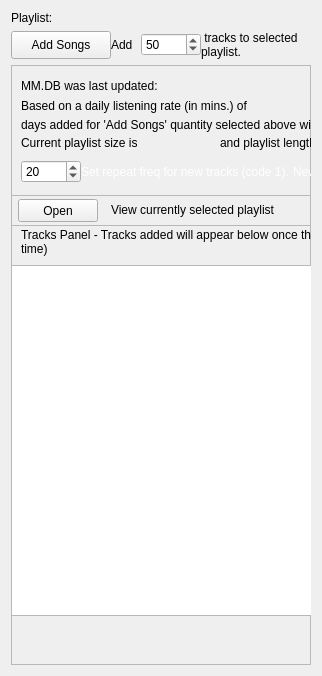
      <widget class="QWidget" name="playlistTab">
       <property name="enabled">
        <bool>true</bool>
       </property>
       <property name="focusPolicy">
        <enum>Qt::TabFocus</enum>
       </property>
       <attribute name="title">
        <string>&amp;Playlist</string>
       </attribute>
       <layout class="QVBoxLayout" name="verticalLayout_2">
        <property name="sizeConstraint">
         <enum>QLayout::SetDefaultConstraint</enum>
        </property>
        <item>
         <layout class="QHBoxLayout" name="selectplaylistLayout">
          <property name="spacing">
           <number>0</number>
          </property>
          <property name="sizeConstraint">
           <enum>QLayout::SetMinAndMaxSize</enum>
          </property>
          <property name="leftMargin">
           <number>0</number>
          </property>
          <item>
           <widget class="QLabel" name="setgetplaylistLabel">
            <property name="font">
             <font>
              <pointsize>9</pointsize>
              <weight>50</weight>
              <bold>false</bold>
             </font>
            </property>
            <property name="focusPolicy">
             <enum>Qt::StrongFocus</enum>
            </property>
            <property name="text">
             <string>Playlist:</string>
            </property>
           </widget>
          </item>
         </layout>
        </item>
        <item>
         <layout class="QHBoxLayout" name="addsongshorizontalLayout">
          <property name="spacing">
           <number>0</number>
          </property>
          <property name="sizeConstraint">
           <enum>QLayout::SetNoConstraint</enum>
          </property>
          <item>
           <widget class="QPushButton" name="addsongsButton">
            <property name="maximumSize">
             <size>
              <width>100</width>
              <height>50</height>
             </size>
            </property>
            <property name="text">
             <string>Add Songs</string>
            </property>
           </widget>
          </item>
          <item>
           <widget class="QLabel" name="label_2">
            <property name="maximumSize">
             <size>
              <width>30</width>
              <height>16777215</height>
             </size>
            </property>
            <property name="text">
             <string>Add</string>
            </property>
           </widget>
          </item>
          <item>
           <widget class="QSpinBox" name="addtrksspinBox">
            <property name="maximumSize">
             <size>
              <width>60</width>
              <height>16777215</height>
             </size>
            </property>
            <property name="readOnly">
             <bool>false</bool>
            </property>
            <property name="maximum">
             <number>100</number>
            </property>
            <property name="singleStep">
             <number>10</number>
            </property>
            <property name="stepType">
             <enum>QAbstractSpinBox::DefaultStepType</enum>
            </property>
            <property name="value">
             <number>50</number>
            </property>
           </widget>
          </item>
          <item>
           <widget class="QLabel" name="addsongsLabel">
            <property name="sizePolicy">
             <sizepolicy hsizetype="Preferred" vsizetype="Preferred">
              <horstretch>0</horstretch>
              <verstretch>0</verstretch>
             </sizepolicy>
            </property>
            <property name="maximumSize">
             <size>
              <width>298</width>
              <height>16777215</height>
             </size>
            </property>
            <property name="text">
             <string> tracks to selected playlist. </string>
            </property>
            <property name="wordWrap">
             <bool>true</bool>
            </property>
           </widget>
          </item>
         </layout>
        </item>
        <item alignment="Qt::AlignTop">
         <widget class="QFrame" name="dbUpdateStatus">
          <property name="minimumSize">
           <size>
            <width>300</width>
            <height>600</height>
           </size>
          </property>
          <property name="maximumSize">
           <size>
            <width>16777215</width>
            <height>16777215</height>
           </size>
          </property>
          <property name="frameShape">
           <enum>QFrame::StyledPanel</enum>
          </property>
          <property name="frameShadow">
           <enum>QFrame::Raised</enum>
          </property>
          <property name="lineWidth">
           <number>0</number>
          </property>
          <widget class="QLabel" name="updatestatusLabel">
           <property name="geometry">
            <rect>
             <x>10</x>
             <y>10</y>
             <width>321</width>
             <height>21</height>
            </rect>
           </property>
           <property name="toolTip">
            <string>If the library date is equal to or newer than the MM.DB date, the library is not refreshed. ArchSimian automatically detects a new MM.DB backup and will automatically refresh the library.</string>
           </property>
           <property name="text">
            <string>MM.DB was last updated: </string>
           </property>
           <property name="wordWrap">
            <bool>true</bool>
           </property>
          </widget>
          <widget class="QLabel" name="daystoaddLabel">
           <property name="geometry">
            <rect>
             <x>10</x>
             <y>30</y>
             <width>471</width>
             <height>21</height>
            </rect>
           </property>
           <property name="toolTip">
            <string>ArchSimian determines your listening rate based on your MediaMonkey play history, then calculates the number of days that will be added based on the number of tracks selected from the 'Add Songs' quantity above.</string>
           </property>
           <property name="lineWidth">
            <number>0</number>
           </property>
           <property name="text">
            <string>Based on a daily listening rate (in mins.) of </string>
           </property>
           <property name="wordWrap">
            <bool>true</bool>
           </property>
          </widget>
          <widget class="QLabel" name="daystracksLabel">
           <property name="geometry">
            <rect>
             <x>10</x>
             <y>50</y>
             <width>471</width>
             <height>20</height>
            </rect>
           </property>
           <property name="maximumSize">
            <size>
             <width>167777</width>
             <height>16777215</height>
            </size>
           </property>
           <property name="text">
            <string>days added for 'Add Songs' quantity selected above will be:</string>
           </property>
          </widget>
          <widget class="QLabel" name="currentplsizeLabel">
           <property name="geometry">
            <rect>
             <x>10</x>
             <y>70</y>
             <width>194</width>
             <height>16</height>
            </rect>
           </property>
           <property name="text">
            <string>Current playlist size is</string>
           </property>
          </widget>
          <widget class="QLabel" name="playlistdaysLabel">
           <property name="geometry">
            <rect>
             <x>209</x>
             <y>70</y>
             <width>251</width>
             <height>16</height>
            </rect>
           </property>
           <property name="text">
            <string>and playlist length in listening days is</string>
           </property>
          </widget>
          <widget class="QWidget" name="layoutWidget1">
           <property name="geometry">
            <rect>
             <x>10</x>
             <y>90</y>
             <width>474</width>
             <height>34</height>
            </rect>
           </property>
           <layout class="QHBoxLayout" name="newtrackshorizontalLayout">
            <property name="spacing">
             <number>0</number>
            </property>
            <item>
             <widget class="QSpinBox" name="repeatFreq1SpinBox">
              <property name="maximumSize">
               <size>
                <width>60</width>
                <height>16777215</height>
               </size>
              </property>
              <property name="toolTip">
               <string>Sets the frequency at which new tracks appear in the playlist. Feature enabled in the settings tab.</string>
              </property>
              <property name="maximum">
               <number>100</number>
              </property>
              <property name="value">
               <number>20</number>
              </property>
             </widget>
            </item>
            <item>
             <widget class="QLabel" name="repeatfreqtxtLabel">
              <property name="palette">
               <palette>
                <active>
                 <colorrole role="WindowText">
                  <brush brushstyle="SolidPattern">
                   <color alpha="255">
                    <red>255</red>
                    <green>255</green>
                    <blue>255</blue>
                   </color>
                  </brush>
                 </colorrole>
                </active>
                <inactive>
                 <colorrole role="WindowText">
                  <brush brushstyle="SolidPattern">
                   <color alpha="255">
                    <red>255</red>
                    <green>255</green>
                    <blue>255</blue>
                   </color>
                  </brush>
                 </colorrole>
                </inactive>
                <disabled>
                 <colorrole role="WindowText">
                  <brush brushstyle="SolidPattern">
                   <color alpha="127">
                    <red>255</red>
                    <green>255</green>
                    <blue>255</blue>
                   </color>
                  </brush>
                 </colorrole>
                </disabled>
               </palette>
              </property>
              <property name="text">
               <string>Set repeat freq for new tracks (code 1). </string>
              </property>
             </widget>
            </item>
            <item>
             <widget class="QLabel" name="newtracksqtyLabel">
              <property name="palette">
               <palette>
                <active>
                 <colorrole role="WindowText">
                  <brush brushstyle="SolidPattern">
                   <color alpha="255">
                    <red>255</red>
                    <green>255</green>
                    <blue>255</blue>
                   </color>
                  </brush>
                 </colorrole>
                </active>
                <inactive>
                 <colorrole role="WindowText">
                  <brush brushstyle="SolidPattern">
                   <color alpha="255">
                    <red>255</red>
                    <green>255</green>
                    <blue>255</blue>
                   </color>
                  </brush>
                 </colorrole>
                </inactive>
                <disabled>
                 <colorrole role="WindowText">
                  <brush brushstyle="SolidPattern">
                   <color alpha="127">
                    <red>255</red>
                    <green>255</green>
                    <blue>255</blue>
                   </color>
                  </brush>
                 </colorrole>
                </disabled>
               </palette>
              </property>
              <property name="text">
               <string>New tracks qty not in playlist:</string>
              </property>
             </widget>
            </item>
           </layout>
          </widget>
          <widget class="QTextBrowser" name="songsaddtextBrowser">
           <property name="geometry">
            <rect>
             <x>0</x>
             <y>200</y>
             <width>471</width>
             <height>351</height>
            </rect>
           </property>
           <property name="minimumSize">
            <size>
             <width>300</width>
             <height>0</height>
            </size>
           </property>
           <property name="font">
            <font>
             <family>Noto Serif</family>
             <pointsize>7</pointsize>
            </font>
           </property>
          </widget>
          <widget class="QLabel" name="label">
           <property name="geometry">
            <rect>
             <x>10</x>
             <y>161</y>
             <width>461</width>
             <height>32</height>
            </rect>
           </property>
           <property name="toolTip">
            <string>The more tracks added the longer it takes to add tracks. When all tracks have been added, all tracks will appear in the panel below. Please be patient.</string>
           </property>
           <property name="text">
            <string>Tracks Panel - Tracks added will appear below once the request is completed (takes time)</string>
           </property>
           <property name="wordWrap">
            <bool>true</bool>
           </property>
          </widget>
          <widget class="QFrame" name="viewplaylistlayout">
           <property name="geometry">
            <rect>
             <x>0</x>
             <y>130</y>
             <width>481</width>
             <height>31</height>
            </rect>
           </property>
           <property name="frameShape">
            <enum>QFrame::StyledPanel</enum>
           </property>
           <property name="frameShadow">
            <enum>QFrame::Raised</enum>
           </property>
           <property name="lineWidth">
            <number>0</number>
           </property>
           <widget class="QPushButton" name="viewplaylistButton">
            <property name="geometry">
             <rect>
              <x>7</x>
              <y>4</y>
              <width>80</width>
              <height>23</height>
             </rect>
            </property>
            <property name="text">
             <string>Open</string>
            </property>
           </widget>
           <widget class="QLabel" name="viewplaylistLabel">
            <property name="geometry">
             <rect>
              <x>100</x>
              <y>7</y>
              <width>281</width>
              <height>16</height>
             </rect>
            </property>
            <property name="text">
             <string>View currently selected playlist</string>
            </property>
           </widget>
          </widget>
         </widget>
        </item>
       </layout>
      </widget>
